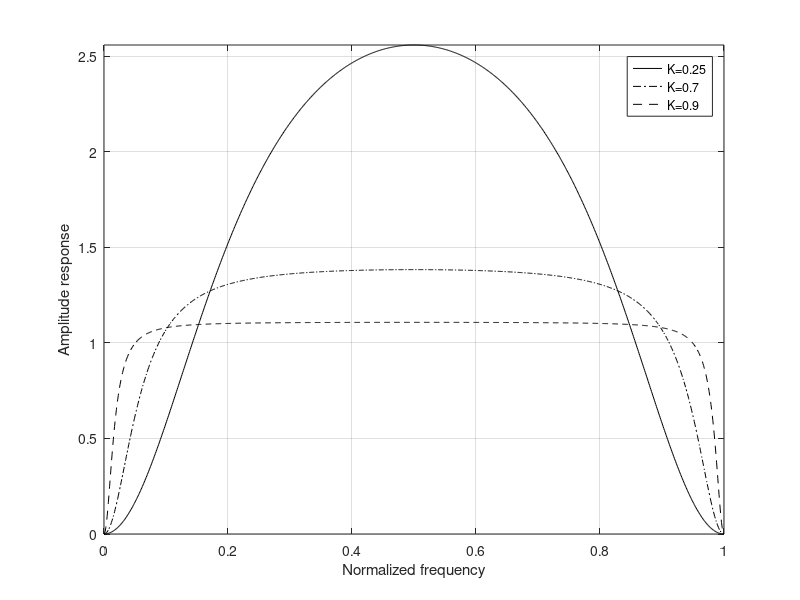

MATLAB code to generate this figure:
clear all
fofr = 0:0.001:1;
arg = 2.*pi.*fofr;
nume = 2.*(1.-cos(arg));
den11 = (1. + 0.25 * 0.25);
den12 = (2. * 0.25) .* cos(arg);
den1 = den11 - den12;
den21 = 1.0 + 0.7 * 0.7;
den22 = (2. * 0.7) .* cos(arg);
den2 = den21 - den22;
den31 = (1.0 + 0.9 * 0.9);
den32 = ((2. * 0.9) .* cos(arg));
den3 = den31 - den32;
resp1 = nume ./ den1;
resp2 = nume ./ den2;
resp3 = nume ./ den3;
plot(fofr,resp1,'k',fofr,resp2,'k-.',fofr,resp3,'k--');
xlabel('Normalized frequency')
ylabel('Amplitude response')
legend('K=0.25','K=0.7','K=0.9')
grid
axis tight
